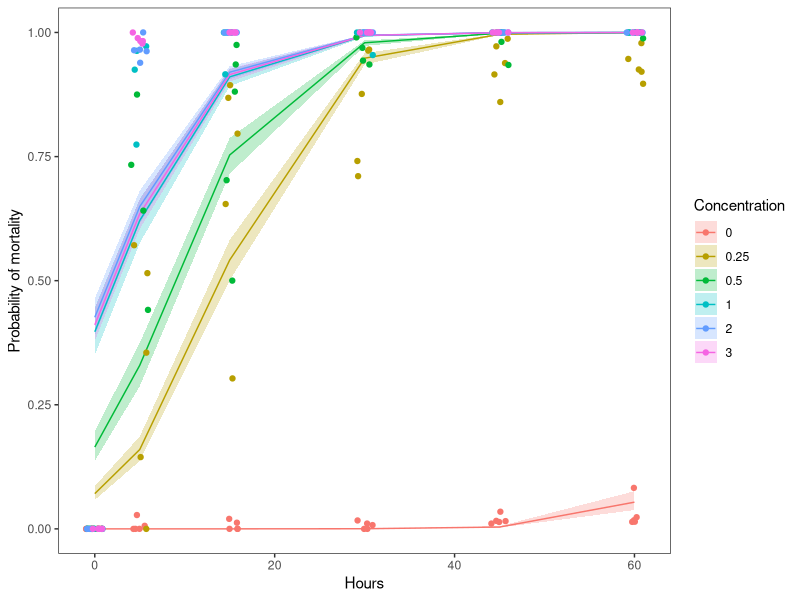

Here is the R script that generated this plot:
## ---- chunk 1

## ---- chunk 2
vd <- read.csv("data/veligers.csv")
## ---- chunk 3
vd$Concentration <- as.factor(vd$Concentration)
## ---- chunk 4
# Fit the model
v_mod <- glm(dead ~ Concentration + Time, family = "binomial", data = vd)
## ---- chunk 5
# Print the summary of the model
summary(v_mod)
## ---- chunk 6
# Calculate mean predicted value and SE for the predictions
# on the link scale
logit_preds <- data.frame( predict(v_mod, type = "link", se.fit = TRUE) )

# Now get lower and upper CIs
logit_preds$lwr <- logit_preds$fit + logit_preds$se.fit * qnorm(0.025)
logit_preds$upr <- logit_preds$fit + logit_preds$se.fit * qnorm(0.975)
## ---- chunk 7
invlogit <- function(x) {
  exp(x) / (1 + exp(x))
}
## ---- chunk 8
# Convert the predictions to the probability scale
real_preds <- apply(logit_preds, 2, invlogit)

# Add our predictions back to the original data
vd_preds <- data.frame(vd, real_preds)

## ---- chunk 9
library(tidyverse)

# Summarize proportion dead at time by concentration
# Use dates so we can show reps
sum_points <- vd_preds %>%
  group_by(Concentration, Time, Date) %>%
  summarize(props = sum(dead)/length(dead))

# Plot the predictions
ggplot(vd_preds, aes(x = Time, y = fit)) +
  geom_ribbon(
    aes(ymin = lwr, ymax = upr, fill = Concentration), alpha = 0.25) +
  geom_line(aes(color = Concentration)) +
  geom_jitter(
    aes(x = Time, y = props, color = Concentration), data = sum_points,
    width = 1) +
  xlab("Hours") +
  ylab("Probability of mortality") +
  theme_bw() +
  theme(panel.grid = element_blank())

